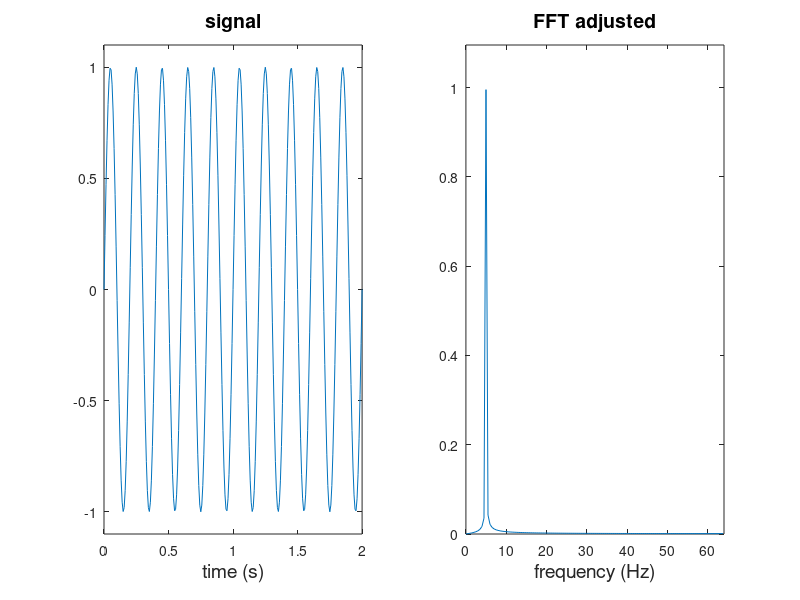
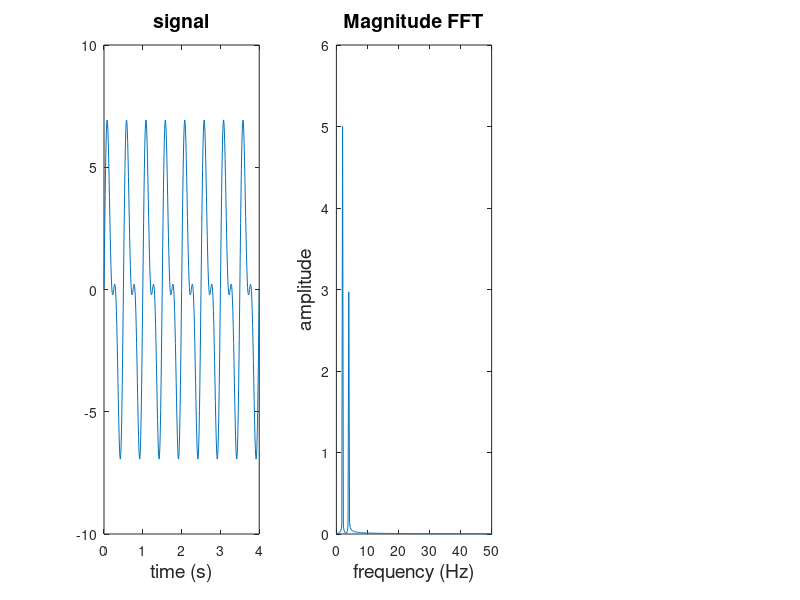

Reproduce these figures in MATLAB, in order. (Note: this script raises an error after producing the figures.)
%% FFT
x = [1 2 1];
xfft = fft(x)

%% FFT esercizio
Fs = 128;        	% Sampling frequency
T = 1/Fs;         	% Sampling period
t = 0:T:2;    	% Time vector

s = sin(2*pi*5*t);
figure
subplot(1,2,1)
plot(t,s);
xlabel('time (s)','FontSize',14)
title('signal','FontSize',14,'fontweight','bold')
ylim([-1.1,1.1])

l = length(s);
S = (fft(s));
subplot(1,2,2)
plot(2*(abs(S/l)));
title('FFT','FontSize',14,'fontweight','bold')

l = length(s);
N = floor(l/2)+1;
S = S(1:N);

f_max = Fs/2;
f_sampling = Fs/l;
f = 0:f_sampling:f_max;
% subplot(1,3,3)
plot(f,2*abs(S/l));
title('FFT adjusted','FontSize',14,'fontweight','bold')
xlabel('frequency (Hz)','FontSize',14)
xlim([0,f_max])
ylim([0,max(2*abs(S/l))+0.1]);

%% ESERCIZIO
Fs = 1/0.01; %sampling frequency
T = 1/Fs; % sampling time
t = 0:T:4;
x = 3*sin(2*pi*4*t)+5*sin(2*pi*2*t);
figure
plot(t,x);
xlabel('time (s)','FontSize',14)
title('signal','FontSize',14,'fontweight','bold')

y = fft(x);
m = abs(y/length(x));% Magnitude
p = unwrap(angle(y/length(x)));% Phase
% p = (angle(y/length(x)));% Phase

l = length(y);
f = (0:l-1)*Fs/l;% Frequency vector
f_max = Fs;

subplot(131); plot(t,x);
xlabel('time (s)','FontSize',14)
title('signal','FontSize',14,'fontweight','bold')
subplot(132); plot(f,2*m);
title('Magnitude FFT','FontSize',14,'fontweight','bold')
xlabel('frequency (Hz)','FontSize',14)
ylabel('amplitude','FontSize',14)
xlim([0,f_max/2])
ax = gca;
ax.XTick = [2 4 floor(f_max/4) floor(f_max/2)];
subplot(133); plot(f,(p*180/pi));
title('Phase FFT','FontSize',14,'fontweight','bold')
xlabel('frequency (Hz)','FontSize',14)
ylabel('angle (deg)','FontSize',14)
xlim([0,f_max])
ax = gca;
ax.XTick = [2 4 f_max/2 f_max];

%% FFTSHIFT
Fs = 0.5;        	
T = 1/Fs;
t = -32:T:32;
l = length(t);

alpha = 0.01;
g = exp(-alpha*t.^2 );
figure;
plot(t,g)
xlabel('time (s)','FontSize',14)
title('signal','FontSize',14,'fontweight','bold')

G = fftshift(fft(g));
f_max = Fs/2;
f_sampling = Fs/(l-1);
f = -f_max:f_sampling:f_max;

figure;
subplot(121); plot(t,g)
xlabel('time (s)','FontSize',14)
title('signal','FontSize',14,'fontweight','bold')
subplot(122); plot(f,2*abs(G/(l/2)))
xlabel('frequency (Hz)','FontSize',14)
title('FFT','FontSize',14,'fontweight','bold')
xlim([-f_max,f_max])

%% ZERO PADDING
T = 1;
t = [0:T:64];
Fs = 1/T;
f0 = 0.2;
x = sin(2*pi*f0*t);

subplot(141); plot(t,x);
xlabel('time (s)','FontSize',14)
title('signal','FontSize',14,'fontweight','bold')
xlim([0 64]);

y = fft(x);
l = length(y);
m = abs(y/l);% Magnitude
% p = unwrap(angle(y));% Phase


N = floor(l/2)+1;
m = m(1:N);
f_sampling = Fs/l;
f_max = Fs/2;
f = 0:f_sampling:f_max;% Frequency vector


subplot(142); plot(f,2*m);
title('FFT','FontSize',14,'fontweight','bold')
xlabel('frequency (Hz)','FontSize',14)
xlim([0,f_max])
ylim([0, max(2*m)+0.1])

y = fft(x,120);
m = abs(y/l);% Magnitude

l = length(y);
N = floor(l/2)+1;
m = m(1:N);
f_sampling = Fs/l;
f_max = Fs/2;
f = 0:f_sampling:f_max;% Frequency vector
subplot(143); plot(f,2*m);
title('FFT with zero-padding','FontSize',14,'fontweight','bold')
xlabel('frequency (Hz)','FontSize',14)
xlim([0,f_max])
ylim([0, max(2*m)+0.1])


S = ifft(y);
l = length(y);
t = 0:T:l-1;

subplot(144); plot(t,S);
xlabel('time (s)','FontSize',14)
title('signal from FFT-padded','FontSize',14,'fontweight','bold')
xlim([0 l-1]);
